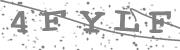
#> input picture assets/image/captcha/4FYLF.jpg, 180 x 50 px
$ python Captcha.py
#> lines starting #> are read from the running program, lines starting #| are printed output that depends on the picture; after the words box and inside, x2 and y2 are one past the last pixel; in counts of white or black regions, pixels touching at a corner belong together
import os
import cv2
import pytesseract
import numpy as np
from urllib.request import urlopen
from matplotlib import pyplot as plt


class Captcha:

    def __init__(self):
        self.img_url = None
        self.img_path = None
        self.img_original = None

    def path(self, path):
#> called with path = 'assets/image/captcha/4FYLF.jpg'
        self.img_path = path
        self.img_original = cv2.imread(self.img_path, cv2.IMREAD_UNCHANGED)
#> self.img_original is the input picture: shape (50, 180, 3); min 105, max 255, mean 227.6

    def url(self, url):
        self.img_url = url
        resp = urlopen(url)
        self.img_original = np.asarray(bytearray(resp.read()), dtype="uint8")
        self.img_original = cv2.imdecode(self.img_original, cv2.IMREAD_UNCHANGED)

    def get_img(self):
        return self.img_original

    @staticmethod
    def resize(image, scale_percent=400):
#> called with scale_percent = 400
        width = int(image.shape[1] * scale_percent / 100)
#> width = 720
        height = int(image.shape[0] * scale_percent / 100)
#> height = 200
        dim = (width, height)
#> dim = (720, 200)
        return cv2.resize(image, dim, interpolation=cv2.INTER_AREA)
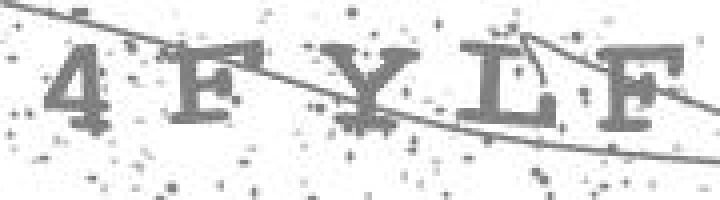
#> returned value: shape (200, 720, 3); min 105, max 255, mean 227.6

    @staticmethod
    def blur(image):
        return cv2.medianBlur(image, 5)
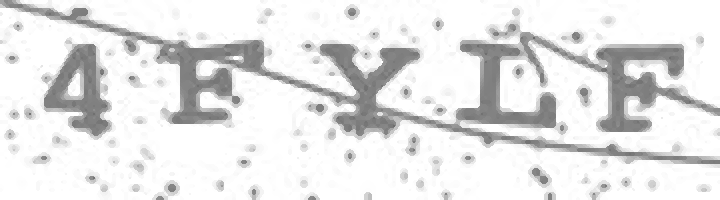
#> returned value: shape (200, 720, 3); min 105, max 255, mean 228.5

    @staticmethod
    def noisereduce(image, h=22.5):
#> called with h = 22.5
        return cv2.fastNlMeansDenoisingColored(image, None, h, 20, 15, 21)
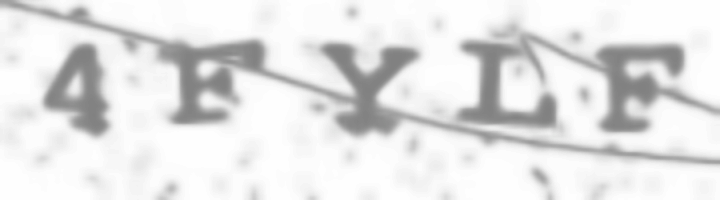
#> returned value: shape (200, 720, 3); mean of channels 0, 1, 2 227.4, 227.4, 227.4; drawn as B, G, R

    @staticmethod
    def thresholding(image, threshold=153):
#> called with threshold = 153
        return cv2.threshold(image, threshold, 255, cv2.THRESH_BINARY)[1]
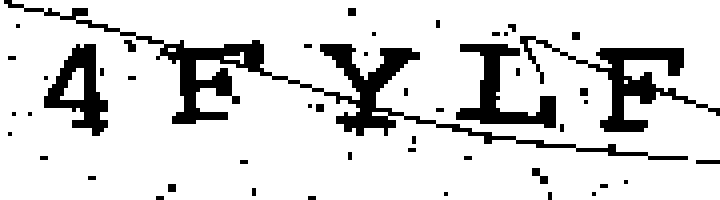
#> returned value: shape (200, 720, 3); 85.2% white; 48 black regions (13 under 20 px), largest, box (x1, y1, x2, y2) and area: (4, 0, 688, 160) 9776, (520, 36, 720, 132) 4256, (456, 44, 556, 128) 3024

    @staticmethod
    def show(image, title='image'):
        cv2.imshow(title, image)

    @staticmethod
    def solve(image, psm=10):
        cf = r'-c tessedit_char_whitelist=0123456789ABCDEFGHIJKLMNOPQRSTUVWXYZ --oem 3 --psm {}'.format(psm)
        prediction = pytesseract.image_to_string(image, config=cf, lang='eng')
        prediction = "".join(prediction.split())

        return prediction

    def __solve__(self, image, psm=10):
        cf = r'-c tessedit_char_whitelist=0123456789ABCDEFGHIJKLMNOPQRSTUVWXYZ --oem 3 --psm {}'.format(psm)
        prediction = ''
        hImg, wImg, _ = image.shape
        boxes = pytesseract.image_to_boxes(image, config=cf, lang='eng')
        for box in boxes.splitlines():
            box = box.split(' ')
            prediction += box[0]

            x, y, w, h = int(box[1]), int(box[2]), int(box[3]), int(box[4])
            cv2.rectangle(image, (x, hImg - y), (w, hImg - h), (0, 0, 255), 2)
            cv2.putText(image, box[0], (x, hImg - y - 20), cv2.FONT_HERSHEY_SIMPLEX, 1, (50, 50, 255), 2)

        self.show(self.img_original, 'Original')
        self.show(image, 'Solve')

        return prediction


def test():
    captcha = Captcha()
    captcha.path('assets/image/captcha/4FYLF.jpg')
    img_original = captcha.resize(captcha.img_original, 400)
    img_blur = captcha.blur(img_original)
    img_noise = captcha.noisereduce(img_original)
    img_original_threshold = captcha.thresholding(img_original)
    img_blur_threshold = captcha.thresholding(img_blur)
#> call 2 of thresholding, with threshold = 153
#> in thresholding (call 2), `return cv2.threshold(image, threshold, 255, cv2.THRESH_BINARY)[1]`:
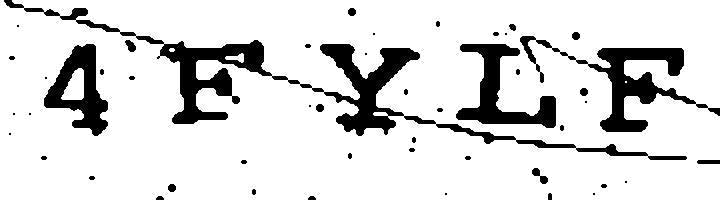
#> returned value: shape (200, 720, 3); 85.7% white; 48 black regions (13 under 20 px), largest, box (x1, y1, x2, y2) and area: (4, 0, 687, 160) 9686, (520, 36, 720, 132) 4202, (456, 44, 556, 128) 3012
    img_noise_threshold = captcha.thresholding(img_noise)
#> call 3 of thresholding, with threshold = 153
#> in thresholding (call 3), `return cv2.threshold(image, threshold, 255, cv2.THRESH_BINARY)[1]`:
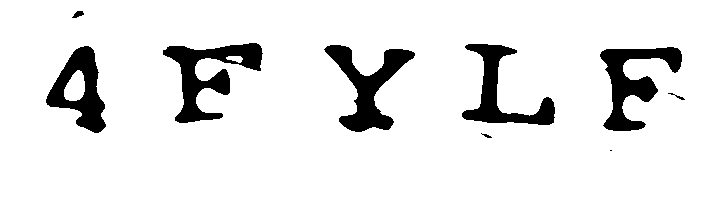
#> returned value: shape (200, 720, 3); 90.4% white; 9 black regions (1 under 20 px), largest, box (x1, y1, x2, y2) and area: (163, 43, 263, 123) 3098, (324, 45, 415, 132) 2926, (600, 47, 682, 131) 2840

    numpy_horizontal = np.hstack((img_original, img_original_threshold))
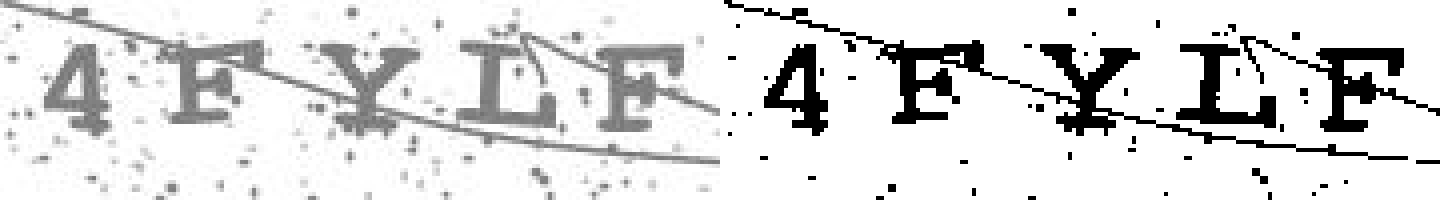
#> numpy_horizontal: shape (200, 1440, 3); min 0, max 255, mean 222.5
    numpy_horizontal_concat = np.concatenate((img_original, img_original_threshold), axis=1)

    captcha.show(img_original, 'original')
    captcha.show(img_blur, 'blur')
    captcha.show(img_noise, 'noise')
    captcha.show(img_original_threshold, 'original to threshold')
    captcha.show(img_blur_threshold, 'blur to threshold')
    captcha.show(img_noise_threshold, 'noise to threshold')

    # call imshow() using plt object
    plt.imshow(numpy_horizontal_concat)

    # display that image
    plt.show()

    prediction = captcha.__solve__(img_noise_threshold, 10)
    print(prediction)

    cv2.waitKey(0)
    cv2.destroyAllWindows()


if __name__ == '__main__':
    test()
#> (the call stopped at in __solve__, `boxes = pytesseract.image_to_boxes(image, config=cf, lang='eng')`: pytesseract is not available in this run)
    exit()
#> (the program exits here)
